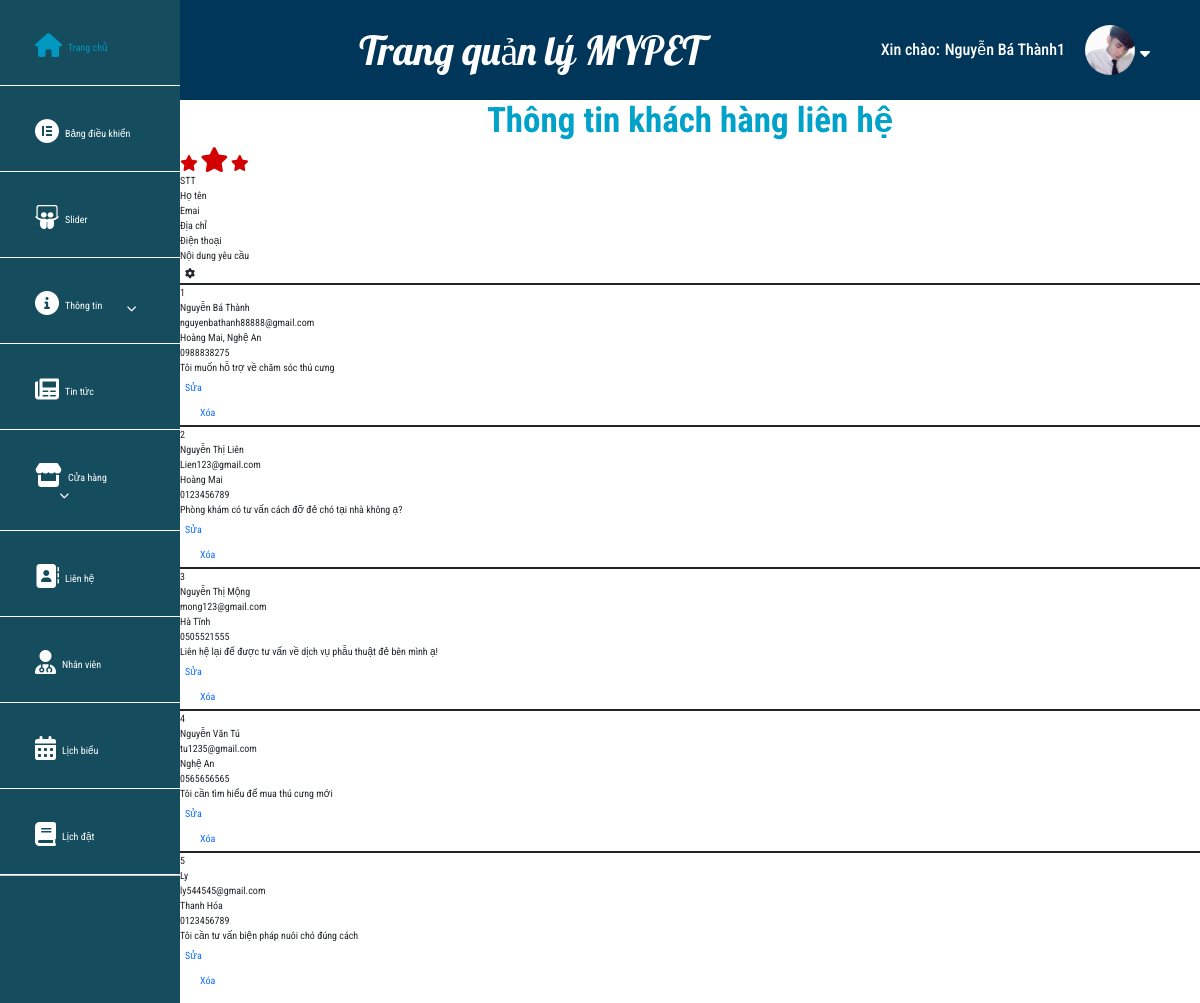
/admin/contact.php (signed in), run on the app's committed database.
### tables this page shows
CREATE TABLE `user` (
  `id` int(11) NOT NULL,
  `name` varchar(255) NOT NULL,
  `username` varchar(255) NOT NULL,
  `password` varchar(255) NOT NULL,
  `email` longtext NOT NULL,
  `phone` varchar(10) NOT NULL,
  `address` varchar(255) NOT NULL,
  `image` varchar(255) NOT NULL,
  `status` int(10) NOT NULL
);

CREATE TABLE `contact` (
  `id` int(11) NOT NULL,
  `name` varchar(255) NOT NULL,
  `email` varchar(255) NOT NULL,
  `address` varchar(255) NOT NULL,
  `phone` varchar(255) NOT NULL,
  `content` longtext NOT NULL
);

### admin/contact.php (the view, shortened to what this page needs)
<?php
include '../include/config.php';
$sqlSl = "SELECT * FROM contact";
$query = $conn->prepare($sqlSl);
$query->execute();
$result = $query->fetchAll(PDO::FETCH_OBJ);
?>
<!DOCTYPE html>
<html lang="en">
<head>
    <link rel="stylesheet" href="../lib/fontawesome/css/all.min.css">
    <?php
    include "../include/link-css.php";
    ?>
    <link rel="stylesheet" href="style.css">
</head>
<body>
    <?php
    include("menu.php");
    ?>
    <div class="main-infor">
        <div class="main-infor-in">
            <div class="main-infor-chil">
                <div class="infor-container main-infor-chil-in">
                    <h1 class="title-infor">
                        Thông tin khách hàng liên hệ
                    </h1>
                    <div class="line-h1">
                        <i class="fas fa-star"></i>
                        <i class="center fas fa-star"></i>
                        <i class="fas fa-star"></i>
                    </div>
                    <div class="form-infor contact-table">
                        <form action="" method="POST">
                            <div class="table">
                                <div class="row blue">
                                    <div class="cell cell-title">
                                        STT
                                    </div>
                                    <div class="cell cell-title">
                                        Họ tên
                                    </div>
                                    <div class="cell cell-title">
                                        Emai
                                    </div>
                                    <div class="cell cell-title">
                                        Địa chỉ
                                    </div>
                                    <div class="cell cell-title">
                                        Điện thoại
                                    </div>
                                    <div class="cell cell-title cell-title-contact">
                                        Nội dung yêu cầu
                                    </div>
                                    <div class="cell cell-title">
                                        <i class="fas fa-cog"></i>
                                    </div>
                                </div>
                                <?php foreach ($result as $key => $value) { ?>
                                    <div class="row">
                                        <div class="cell">
                                            <?php echo $key + 1 ?>
                                        </div>
                                        <div class="cell">
                                            <?php echo $value->name ?>
                                        </div>
                                        <div class="cell">
                                            <?php echo $value->email ?>
                                        </div>
                                        <div class="cell">
                                            <?php echo $value->address ?>
                                        </div>
                                        <div class="cell">
                                            <?php echo $value->phone ?>
                                        </div>
                                        <div class="cell">
                                            <?php echo $value->content ?>
                                        </div>
                                        <div class="cell cell-change">
                                            <div class="btn-edit-pre">
                                                <a class="btn-edit" href="./content-edit.php?id=<?php echo $value->id ?>">Sửa</a>
                                            </div>
                                            <div class="btn-delete-pre">
                                                <a class="btn-delete" href="./content.php?delete=<?php echo $value->id ?>" onclick="return confirm('Bạn chắc chắn muốn xóa?');">Xóa</a>
                                            </div>
                                        </div>
                                    </div>
                                <?php } ?>
                            </div>
                        </form>
                    </div>
                </div>
            </div>
        </div>
    </div>
</body>
</html>

### admin/menu.php (shortened to what this page needs)
<?php
include '../include/config.php';
if (isset($_SESSION['logins']['id'])) {
    $change = $_SESSION['logins']['id'];
    $sql_setting = "SELECT * FROM user  WHERE id = $change";
    $query_setting = $conn->prepare($sql_setting);
    $query_setting->execute();
    $result_setting = $query_setting->fetch(PDO::FETCH_OBJ);
}
?>
<!DOCTYPE html>
<html lang="en">
<head>
    <link rel="stylesheet" href="../lib/fontawesome/css/all.min.css">
    <link rel="stylesheet" href="./css-admin/jquery.dataTables.min.css">
    <link rel="stylesheet" href="./css-admin/style.css">
</head>
<body>
    <div class="main-menu">
        <div class="main-menu-all">
            <div class="menu-top-left">
                <h1>Trang quản lý MYPET</h1>
            </div>
            <div class="menu-right">
                <h5 class="name-user">
                    Xin chào: <span><?php echo $_SESSION['logins']['name'] ?></span>
                </h5>
                <a class="img-user" href="#">
                    <img src=".<?php echo $result_setting->image ?>" alt="image">
                </a>
                <div class="drop-down-user">
                    <i class="down-click fas fa-sort-down"></i>
                </div>
            </div>
        </div>
        <div class="menu-left">
            <div id='navigator'>
                <div class="section1">
                    <ul>
                        <li><a href="../index.php"><i class="material-icons fas fa-home"></i><span>Trang chủ</span></a>
                        </li>
                        <li><a href="./control.php"><i class="material-icons fab fa-elementor"></i><span>Bảng điều
                                    khiển</span></a>
                        </li>
                        <li><a href="./slider.php"><i
                                    class="material-icons fab fa-slideshare"></i><span>Slider</span></a>
                        </li>
                        <li class="menu-li-par"><a href="#"><i class="material-icons fas fa-info-circle"></i><span>Thông
                                    tin</span><i class="down-shop-i fas fa-chevron-down"></i></a>
                        </li>
                        <li><a href="./news.php"><i class="material-icons fas fa-newspaper"></i><span>Tin tức</span></a>
                        </li>
                        <li class="menu-li-par1"><a href="#"><i class="material-icons fas fa-store"></i><span>Cửa
                                    hàng</span><i class="down-shop-i1 fas fa-chevron-down"></i></a>
                        </li>
                        <li><a href="./contact.php"><i class="material-icons fas fa-address-book"></i><span>Liên
                                    hệ</span></a>
                        <li><a href="./employee.php"><i class="material-icons fas fa-user-md"></i><span>Nhân
                                    viên</span></a>
                        </li>
                        <li><a href="./calendar.php"><i class="material-icons fas fa-calendar-alt"></i><span>Lịch
                                    biểu</span></a>
                        </li>
                        <li><a href="./booking.php"><i class="material-icons fas fa-book"></i><span>Lịch đặt</span></a>
                        </li>
                    </ul>
                </div>
            </div>
        </div>
    </div>
</body>
</html>

### css/style.css (style rules this page uses)
* { padding: 0; margin: 0; box-sizing: border-box; font-family: "Roboto Condensed", sans-serif; }
a, a:hover { text-decoration: none; transition: all 0.3s ease-in-out 0s; -moz-transition: all 0.3s ease-in-out 0s; -o-transition: all 0.3s ease-in-out 0s; -webkit-transition: all 0.3s ease-in-out 0s; -ms-transition: all 0.3s ease-in-out 0s; }

### admin/css-admin/style.css (style rules this page uses)
* { padding: 0; margin: 0; box-sizing: border-box; font-family: "Roboto Condensed", sans-serif; }
a, a:hover { text-decoration: none; transition: all 0.3s ease-in-out 0s; -moz-transition: all 0.3s ease-in-out 0s; -o-transition: all 0.3s ease-in-out 0s; -webkit-transition: all 0.3s ease-in-out 0s; -ms-transition: all 0.3s ease-in-out 0s; }
h1, h2, h3, h4, h5, h6, a, p, ul, li { margin: 0; padding: 0; list-style: none; }
.down-shop-i { margin-left: 25px; }
.down-shop-i1 { margin-left: 25px; }
.main-infor { width: 85%; float: right; }
#navigator { width: 15%; height: 100%; background: #154d5e; position: fixed; float: left; overflow-y: auto; top: 0; }
#navigator a { text-decoration: none; }
.section1 { border-bottom: 1px solid #cacaca; }
.section1 ul { list-style-type: none; margin: 0; padding: 0; }
.section1 ul li a { display: block; padding: 30px 35px 30px 35px; text-align: left; border-bottom: 1px solid rgb(255, 255, 255); }
.section1 ul li i { position: relative; top: 3px; margin-right: 6px; color: #ffffff; }
.section1 ul li a span { color: #ffffff; }
.main-menu-all { height: 100px; float: right; width: 85%; background: #00365a; display: flex; justify-content: space-between; }
.menu-top-left h1 { text-align: center; color: #ffffff; line-height: 100px; font-size: 40px; font-weight: 400; font-family: "Lobster", cursive; }
.menu-top-left { margin: 0 auto; }
.menu-right { display: flex; margin-right: 50px; }
.menu-right .name-user { color: #ffffff; display: flex; font-size: 16px; line-height: 100px; }
.menu-right .name-user span { margin-left: 5px; }
.menu-right .name-user span { color: #ffffff; font-size: 16px; }
.menu-right .img-user { width: 50px; height: 50px; border-radius: 50%; margin-left: 20px; margin-right: 5px; margin-top: 25px; }
.menu-right .img-user img { width: 100%; height: 100%; border-radius: 50%; }
.menu-right .drop-down-user i { color: #ffffff; font-size: 16px; cursor: pointer; line-height: 100px; }
.drop-down-user { position: relative; }
.btn-delete-pre { margin-left: 15px; }
.main-infor-in { background: rgb(0, 0, 0, 0.05); }
.title-infor { font-size: 35px; font-weight: bold; text-align: center; color: #00a2ca; margin-bottom: 5px; }
.main-infor .main-infor-chil-in { background: #ffffff; }
.main-infor .line-h1 i { color: #d30000; font-size: 16px; }
.main-infor .line-h1 .center { font-size: 25px; }
.cell-title-contact { width: 400px; }

### data on the page
user: image (picture)
contact: name "Nguyễn Bá Thành", email "nguyenbathanh88888@gmail.com", address "Hoàng Mai, Nghệ An", phone "0988838275", content "Tôi muốn hỗ trợ về chăm sóc thú cưng"
contact: name "Nguyễn Thị Liên", email "Lien123@gmail.com", address "Hoàng Mai", phone "0123456789", content "Phòng khám có tư vấn cách đỡ đẻ chó tại nhà không ạ?"
contact: name "Nguyễn Thị Mộng", email "mong123@gmail.com", address "Hà Tĩnh", phone "0505521555", content "Liên hệ lại để được tư vấn về dịch vụ phẫu thuật đẻ bên mình ạ!"
contact: name "Nguyễn Văn Tú", email "tu1235@gmail.com", address "Nghệ An", phone "0565656565", content "Tôi cần tìm hiểu để mua thú cưng mới"
contact: name "Ly", email "ly544545@gmail.com", address "Thanh Hóa", phone "0123456789", content "Tôi cần tư vấn biện pháp nuôi chó đúng cách"

### other printed values
$_SESSION['logins']['name'] "Nguyễn Bá Thành1"
